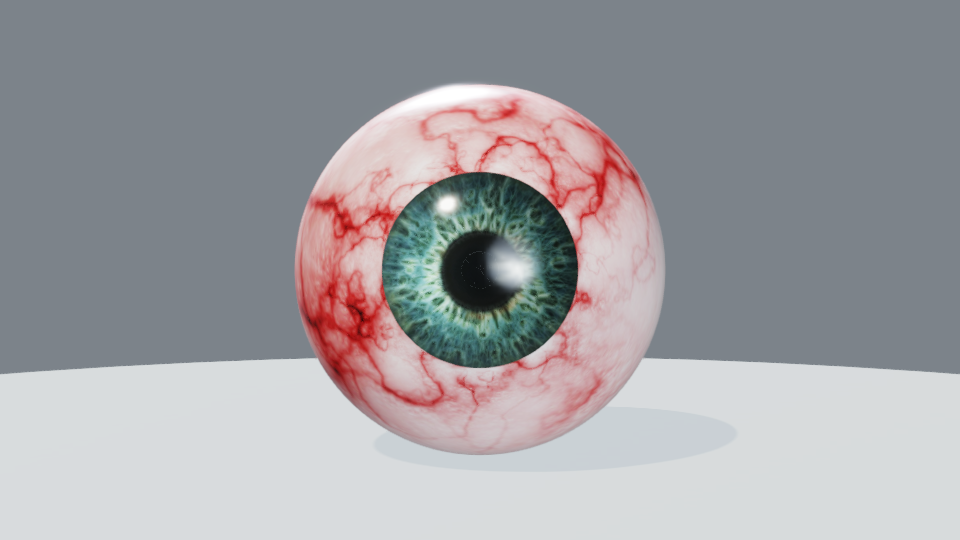
#> input picture pr-3207/r3/before-eye-front.png, 960 x 540 px
$ python pupil.py before-eye-front.png
#> lines starting #> are read from the running program, lines starting #| are printed output that depends on the picture
import sys
from PIL import Image
import numpy as np
for path in sys.argv[1:]:
    g=np.asarray(Image.open(path).convert('L')).astype(float)
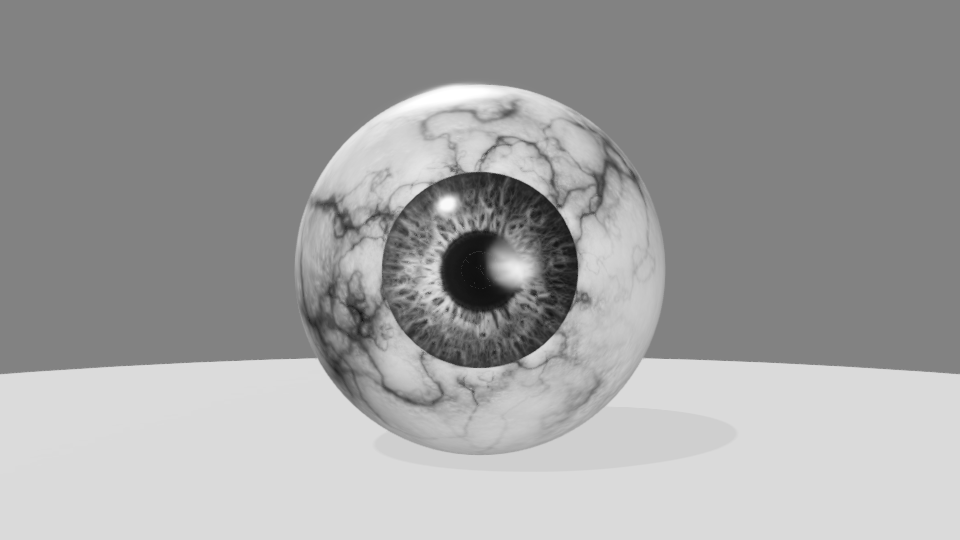
#> g: shape (540, 960) float64; min 16, max 255, mean 159.7
    row=g[270, 380:580]
#> row = 200 values, max 237 at index 136, min 18 at index 89, mean 116.3
    dark=np.where(row<45)[0]
#> dark = 53 values from 64 to 195
    # largest contiguous run
    runs=np.split(dark, np.where(np.diff(dark)!=1)[0]+1)
#> runs = 2 items
    run=max(runs,key=len)
#> run = 42 values from 64 to 105
    # iris texture contrast ring: mean gradient energy
    print(path, 'pupil width', len(run), 'from', run[0]+380, 'to', run[-1]+380)
#| before-eye-front.png pupil width 42 from 444 to 485
